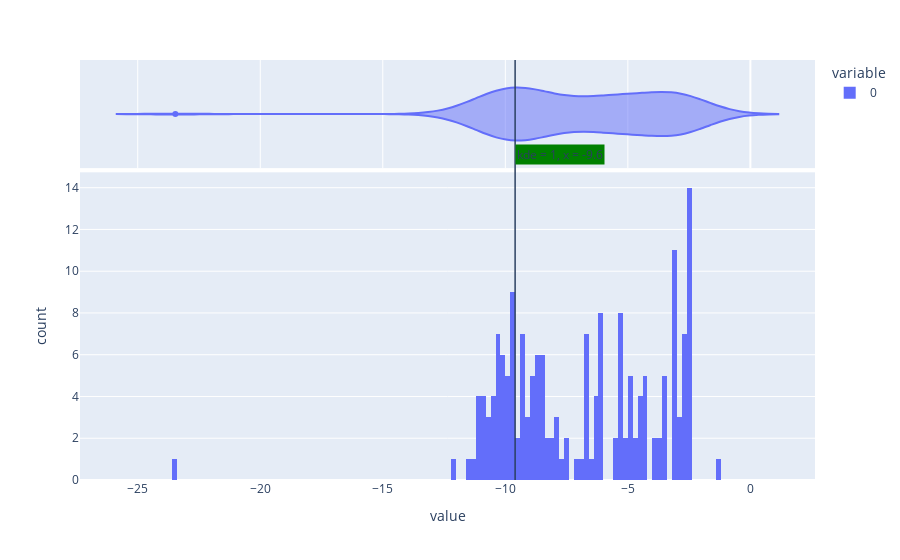

Notebook source saved alongside this figure:
### Code cell
fig = px.histogram(sdl_f, 
    nbins=180,
    marginal="violin", # or violin, rug, box
    )
fig.update_layout(
    annotations=[dict(
                x=-9.6, 
                y=0.8, 
                xref='x', 
                yref='paper', 
                showarrow=False, 
                xanchor='left', 
                text='kde = 1, x = -9.6', # ex: sell: 10 USD price: 0.99995 // {i.type}: {i.amount} {i.main/sec currency label} {i.price}
                bgcolor='green',
                )],
    shapes = [dict(
    x0=-9.6, 
    x1=-9.6, 
    #pos of vertical line 
    y0=0,
    y1=1, 
    xref='x', 
    yref='paper', 
    line_width=1, 
    ) ]
)
# https://scikit-learn.org/stable/modules/generated/sklearn.neighbors.KernelDensity.html#sklearn.neighbors.KernelDensity
# calc later
fig

### Figure 1 — Plotly figure (JSON) as saved in the notebook; plotly's stock layout.template omitted (floating-point values rounded to 4 significant figures; data arrays with more than 128 entries replaced by an {"elided": "..."} marker saying what was removed)
{"data": [{"alignmentgroup": "True", "bingroup": "x", "hovertemplate": "variable=0<br>value=%{x}<br>count=%{y}<extra></extra>", "legendgroup": "0", "marker": {"color": "#636efa", "pattern": {"shape": ""}}, "name": "0", "nbinsx": 180, "offsetgroup": "0", "orientation": "v", "showlegend": true, "type": "histogram", "x": {"elided": "180 float values"}, "xaxis": "x", "yaxis": "y"}, {"alignmentgroup": "True", "hovertemplate": "variable=0<br>value=%{x}<extra></extra>", "legendgroup": "0", "marker": {"color": "#636efa"}, "name": "0", "offsetgroup": "0", "scalegroup": "x", "showlegend": false, "type": "violin", "x": {"elided": "180 float values"}, "xaxis": "x2", "yaxis": "y2"}], "layout": {"annotations": [{"bgcolor": "green", "showarrow": false, "text": "kde = 1, x = -9.6", "x": -9.6, "xanchor": "left", "xref": "x", "y": 0.8, "yref": "paper"}], "barmode": "relative", "legend": {"title": {"text": "variable"}, "tracegroupgap": 0}, "margin": {"t": 60}, "shapes": [{"line": {"width": 1}, "x0": -9.6, "x1": -9.6, "xref": "x", "y0": 0, "y1": 1, "yref": "paper"}], "xaxis": {"anchor": "y", "domain": [0, 1], "title": {"text": "value"}}, "xaxis2": {"anchor": "y2", "domain": [0, 1], "matches": "x", "showgrid": true, "showticklabels": false}, "yaxis": {"anchor": "x", "domain": [0, 0.7326], "title": {"text": "count"}}, "yaxis2": {"anchor": "x2", "domain": [0.7426, 1], "matches": "y2", "showgrid": false, "showline": false, "showticklabels": false, "ticks": ""}}}
